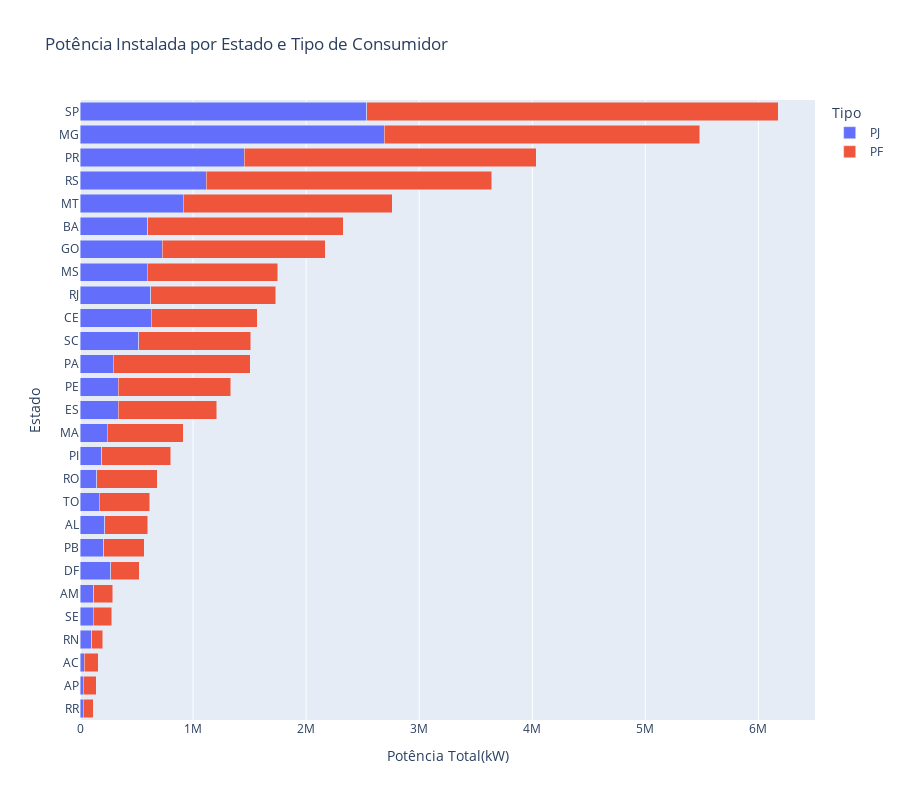

Notebook code cell kept with this figure:
### Markdown cell above
### Tipo de Consumidor por Estado

### Code cell
resumo = dados.groupby(['Estado','Tipo_consumidor']).agg(
    consumidores =('Tipo_consumidor', 'count'),
    kW =('kW_instalados','sum')
).reset_index().sort_values('kW', ascending=True)

fig = px.bar(
    resumo,
    y='Estado',
    x='kW',
    color='Tipo_consumidor',
    title='Potência Instalada por Estado e Tipo de Consumidor',
    labels={'kW':'Potência Total(kW)', 'Tipo_consumidor':'Tipo'},
    barmode='stack', # stack torna o gráfico de coluna empilhada
    height=800
)
fig.update_layout(yaxis={'categoryorder': 'total ascending'}) # agora vai deixar em ordem decrescente se baseando no todo e não no PJ

fig.show()

### Figure 1 — Plotly figure (JSON) as saved in the notebook; plotly's stock layout.template omitted (floating-point values rounded to 4 significant figures)
{"data": [{"hovertemplate": "Tipo=PJ<br>Potência Total(kW)=%{x}<br>Estado=%{y}<extra></extra>", "legendgroup": "PJ", "marker": {"color": "#636efa", "pattern": {"shape": ""}}, "name": "PJ", "orientation": "h", "showlegend": true, "textposition": "auto", "type": "bar", "x": [27080.0, 30780.0, 36620.0, 104200.0, 116800.0, 123400.0, 149200.0, 169900.0, 191400.0, 210300.0, 218000.0, 239400.0, 272600.0, 295000.0, 339000.0, 340100.0, 521400.0, 596000.0, 600900.0, 624400.0, 632200.0, 726800.0, 911400.0, 1115000.0, 1455000.0, 2537000.0, 2690000.0], "xaxis": "x", "y": ["AP", "RR", "AC", "RN", "SE", "AM", "RO", "TO", "PI", "PB", "AL", "MA", "DF", "PA", "ES", "PE", "SC", "MS", "BA", "RJ", "CE", "GO", "MT", "RS", "PR", "SP", "MG"], "yaxis": "y"}, {"hovertemplate": "Tipo=PF<br>Potência Total(kW)=%{x}<br>Estado=%{y}<extra></extra>", "legendgroup": "PF", "marker": {"color": "#EF553B", "pattern": {"shape": ""}}, "name": "PF", "orientation": "h", "showlegend": true, "textposition": "auto", "type": "bar", "x": [84290.0, 96930.0, 116600.0, 126600.0, 161900.0, 164300.0, 249400.0, 357900.0, 379200.0, 448400.0, 534700.0, 611900.0, 674800.0, 870800.0, 934200.0, 990000.0, 994600.0, 1107000.0, 1152000.0, 1210000.0, 1441000.0, 1728000.0, 1848000.0, 2527000.0, 2580000.0, 2792000.0, 3639000.0], "xaxis": "x", "y": ["RR", "RN", "AP", "AC", "SE", "AM", "DF", "PB", "AL", "TO", "RO", "PI", "MA", "ES", "CE", "SC", "PE", "RJ", "MS", "PA", "GO", "BA", "MT", "RS", "PR", "MG", "SP"], "yaxis": "y"}], "layout": {"barmode": "stack", "height": 800, "legend": {"title": {"text": "Tipo"}, "tracegroupgap": 0}, "title": {"text": "Potência Instalada por Estado e Tipo de Consumidor"}, "xaxis": {"anchor": "y", "domain": [0, 1], "title": {"text": "Potência Total(kW)"}}, "yaxis": {"anchor": "x", "categoryorder": "total ascending", "domain": [0, 1], "title": {"text": "Estado"}}}}
